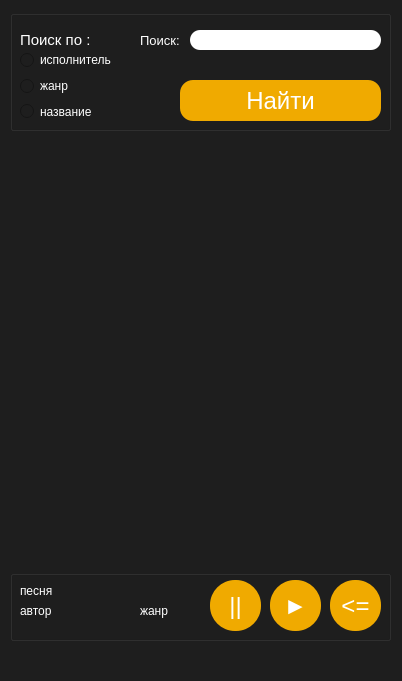
<?xml version="1.0" encoding="UTF-8"?>
<ui version="4.0">
 <class>MainWindow</class>
 <widget class="QMainWindow" name="MainWindow">
  <property name="geometry">
   <rect>
    <x>0</x>
    <y>0</y>
    <width>402</width>
    <height>681</height>
   </rect>
  </property>
  <property name="windowTitle">
   <string>MainWindow</string>
  </property>
  <property name="styleSheet">
   <string notr="true">color: rgb(255, 255, 255);
background-color:rgb(30, 30,30)</string>
  </property>
  <widget class="QWidget" name="centralwidget">
   <widget class="QGroupBox" name="groupBox">
    <property name="geometry">
     <rect>
      <x>10</x>
      <y>570</y>
      <width>381</width>
      <height>71</height>
     </rect>
    </property>
    <property name="title">
     <string/>
    </property>
    <widget class="QLabel" name="label_genre">
     <property name="geometry">
      <rect>
       <x>130</x>
       <y>30</y>
       <width>61</width>
       <height>21</height>
      </rect>
     </property>
     <property name="text">
      <string>жанр</string>
     </property>
    </widget>
    <widget class="QPushButton" name="pause">
     <property name="geometry">
      <rect>
       <x>200</x>
       <y>10</y>
       <width>51</width>
       <height>51</height>
      </rect>
     </property>
     <property name="font">
      <font>
       <pointsize>18</pointsize>
      </font>
     </property>
     <property name="styleSheet">
      <string notr="true">background-color: rgb(240, 170, 0);
border-radius: 25px;</string>
     </property>
     <property name="text">
      <string>||</string>
     </property>
    </widget>
    <widget class="QPushButton" name="play">
     <property name="geometry">
      <rect>
       <x>260</x>
       <y>10</y>
       <width>51</width>
       <height>51</height>
      </rect>
     </property>
     <property name="font">
      <font>
       <pointsize>18</pointsize>
      </font>
     </property>
     <property name="styleSheet">
      <string notr="true">background-color: rgb(240, 170, 0);
border-radius: 25px;</string>
     </property>
     <property name="text">
      <string>►</string>
     </property>
    </widget>
    <widget class="QLabel" name="label_singer">
     <property name="geometry">
      <rect>
       <x>10</x>
       <y>30</y>
       <width>101</width>
       <height>21</height>
      </rect>
     </property>
     <property name="text">
      <string>автор</string>
     </property>
    </widget>
    <widget class="QLabel" name="label_song">
     <property name="geometry">
      <rect>
       <x>10</x>
       <y>10</y>
       <width>181</width>
       <height>21</height>
      </rect>
     </property>
     <property name="text">
      <string>песня</string>
     </property>
    </widget>
    <widget class="QPushButton" name="return_2">
     <property name="geometry">
      <rect>
       <x>320</x>
       <y>10</y>
       <width>51</width>
       <height>51</height>
      </rect>
     </property>
     <property name="font">
      <font>
       <pointsize>18</pointsize>
      </font>
     </property>
     <property name="toolTip">
      <string>4</string>
     </property>
     <property name="styleSheet">
      <string notr="true">background-color: rgb(240, 170, 0);
border-radius: 25px;</string>
     </property>
     <property name="text">
      <string>&lt;=</string>
     </property>
    </widget>
   </widget>
   <widget class="QGroupBox" name="groupBox_2">
    <property name="geometry">
     <rect>
      <x>10</x>
      <y>10</y>
      <width>381</width>
      <height>121</height>
     </rect>
    </property>
    <property name="title">
     <string/>
    </property>
    <widget class="QLabel" name="label_5">
     <property name="geometry">
      <rect>
       <x>130</x>
       <y>20</y>
       <width>41</width>
       <height>21</height>
      </rect>
     </property>
     <property name="font">
      <font>
       <pointsize>10</pointsize>
      </font>
     </property>
     <property name="text">
      <string>Поиск:</string>
     </property>
    </widget>
    <widget class="QLabel" name="label_4">
     <property name="geometry">
      <rect>
       <x>10</x>
       <y>20</y>
       <width>81</width>
       <height>20</height>
      </rect>
     </property>
     <property name="font">
      <font>
       <pointsize>11</pointsize>
      </font>
     </property>
     <property name="text">
      <string>Поиск по :</string>
     </property>
    </widget>
    <widget class="QWidget" name="verticalLayoutWidget">
     <property name="geometry">
      <rect>
       <x>10</x>
       <y>40</y>
       <width>131</width>
       <height>71</height>
      </rect>
     </property>
     <layout class="QVBoxLayout" name="verticalLayout">
      <item>
       <widget class="QRadioButton" name="radioButton_singer">
        <property name="text">
         <string>исполнитель</string>
        </property>
       </widget>
      </item>
      <item>
       <widget class="QRadioButton" name="radioButton_genre">
        <property name="text">
         <string>жанр</string>
        </property>
       </widget>
      </item>
      <item>
       <widget class="QRadioButton" name="radioButton_name">
        <property name="text">
         <string>название</string>
        </property>
       </widget>
      </item>
     </layout>
    </widget>
    <widget class="QLineEdit" name="linefind">
     <property name="geometry">
      <rect>
       <x>180</x>
       <y>20</y>
       <width>191</width>
       <height>20</height>
      </rect>
     </property>
     <property name="styleSheet">
      <string notr="true">background-color: rgb(255, 255, 255);
color: rgb(0, 0, 0);
border-radius: 10px;</string>
     </property>
    </widget>
    <widget class="QPushButton" name="find_mus">
     <property name="geometry">
      <rect>
       <x>170</x>
       <y>70</y>
       <width>201</width>
       <height>41</height>
      </rect>
     </property>
     <property name="font">
      <font>
       <pointsize>18</pointsize>
      </font>
     </property>
     <property name="styleSheet">
      <string notr="true">background-color: rgb(240, 170, 0);
font:(30,30,30);
border-radius: 13px;</string>
     </property>
     <property name="text">
      <string>Найти</string>
     </property>
    </widget>
    <widget class="QLabel" name="error">
     <property name="geometry">
      <rect>
       <x>180</x>
       <y>50</y>
       <width>191</width>
       <height>20</height>
      </rect>
     </property>
     <property name="text">
      <string/>
     </property>
    </widget>
   </widget>
  </widget>
  <widget class="QMenuBar" name="menubar">
   <property name="geometry">
    <rect>
     <x>0</x>
     <y>0</y>
     <width>402</width>
     <height>21</height>
    </rect>
   </property>
  </widget>
  <widget class="QStatusBar" name="statusbar"/>
 </widget>
 <resources/>
 <connections/>
</ui>
